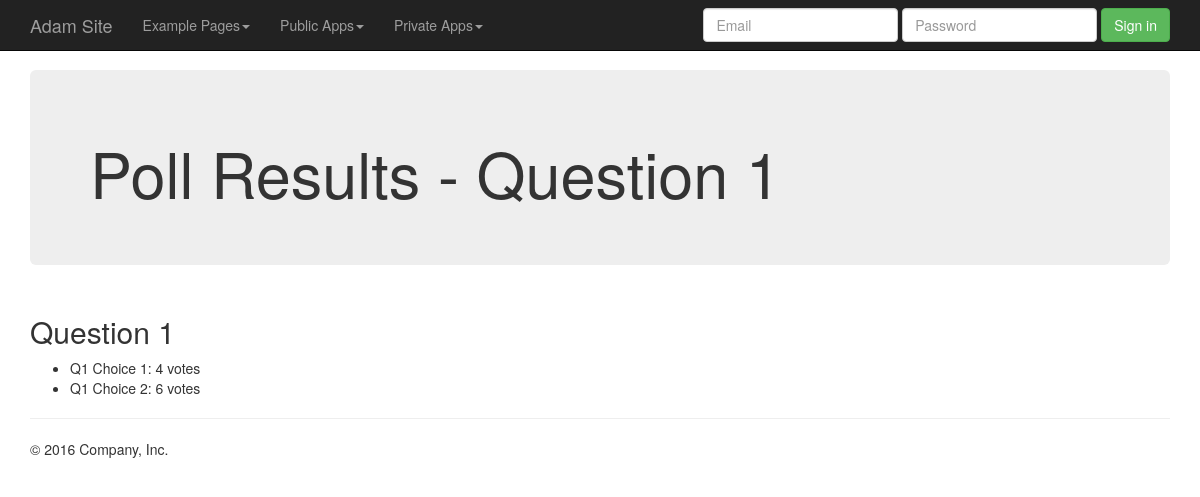
/polls/1/results/, run on an earlier commit of the app's database.
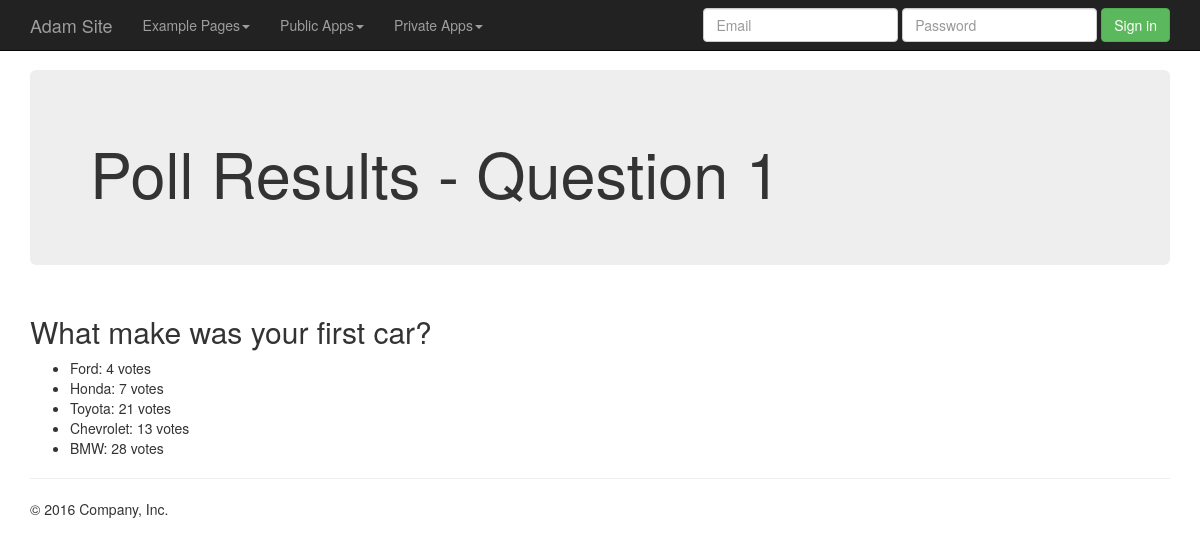
And on a later commit of the database.
### webapp/models.py (models this page shows, shortened)
class Question(models.Model):
    question_text = models.CharField(max_length=200)
    pub_date = models.DateTimeField('date published')

class Choice(models.Model):
    question = models.ForeignKey(Question, on_delete=models.CASCADE)
    choice_text = models.CharField(max_length=200)
    votes = models.IntegerField(default=0)

### webapp/views.py (the view)
# urls.py: url(r'^(?P<question_id>[0-9]+)/results/$', views.polls_results, name='results'),
def polls_results(request, question_id):
    question = get_object_or_404(Question, pk=question_id)
    choices = question.choice_set.all()
    context = {
        'question': question,
        'choices': choices
    }
    return render(request, 'webapp/polls_results.html', context=context)

### webapp/templates/webapp/polls_results.html (shortened to what this page needs)
{%  extends "main.html" %}
{% block jumbotronContent %}
<h1>Poll Results - Question {{ question.id }}</h1>
{% endblock %}
{% block bodyContent %}
    <h2>{{ question.question_text }}</h2>
    {% if choices %}
        <ul>
            {% for choice in choices %}
                <li>
                    {{ choice.choice_text }}: {{ choice.votes }} votes
                </li>
            {% endfor %}
        </ul>
    {% endif %}
{% endblock %}

### templates/main.html (shortened to what this page needs)
<!DOCTYPE html>
<html lang="en">
<head>
    {% load staticfiles %}
    <link rel="stylesheet" href="{% static 'css/bootstrap.min.css' %}" type="text/css">
    <link rel="stylesheet" href="{% static 'src/css/main.css' %}" type="text/css">
</head>
<body class="body">
{% include "includes/navbar.html" %}
<div class="container">
    <div class="jumbotron">
        {% block jumbotronContent %}
        {% endblock %}
    </div>
</div>
<div class="container">
    {% block bodyContent %}
    {% endblock %}
    <hr>
    <footer>
        <p>&copy; 2016 Company, Inc.</p>
    </footer>
</div>
</body>
</html>

### templates/includes/navbar.html (shortened to what this page needs)
<nav class="navbar navbar-inverse navbar-fixed-top">
    <div class="container">
        <div class="navbar-header">
            <a class="navbar-brand" href="{% url 'home' %}">Adam Site</a>
        </div>
        <div id="navbar" class="navbar-collapse collapse">
            <ul class="nav navbar-nav">
                <li class="dropdown">
                    <a href="#" class="dropdown-toggle" data-toggle="dropdown"
                       role="button" aria-haspopup="true" aria-expanded="false">Example Pages<span class="caret"></span></a>
                </li>
                <li class="dropdown">
                    <a href="#" class="dropdown-toggle" data-toggle="dropdown" role="button" aria-haspopup="true" aria-expanded="false">Public Apps<span class="caret"></span></a>
                </li>
                <li class="dropdown">
                    <a href="#" class="dropdown-toggle" data-toggle="dropdown" role="button" aria-haspopup="true" aria-expanded="false">Private Apps<span class="caret"></span></a>
                </li>
            </ul>
            <form class="navbar-form navbar-right">
                <div class="form-group">
                    <input type="text" placeholder="Email" class="form-control">
                </div>
                <div class="form-group">
                    <input type="password" placeholder="Password" class="form-control">
                </div>
                <button type="submit" class="btn btn-success">Sign in</button>
            </form>
        </div>
    </div>
</nav>

### static/src/css/main.css (style rules this page uses)
body { min-height: 2000px; padding-top: 70px; }

What changed in the data, as far as the page shows it:
changed Question id 1: question_text "Question 1" → "What make was your first car?"
changed Choice: choice_text "Q1 Choice 1" → "Ford"
changed Choice: choice_text "Q1 Choice 2" → "Honda"; votes "6" → "7"
added Choice: choice_text "Toyota", votes "21"
added Choice: choice_text "Chevrolet", votes "13"
added Choice: choice_text "BMW", votes "28"
